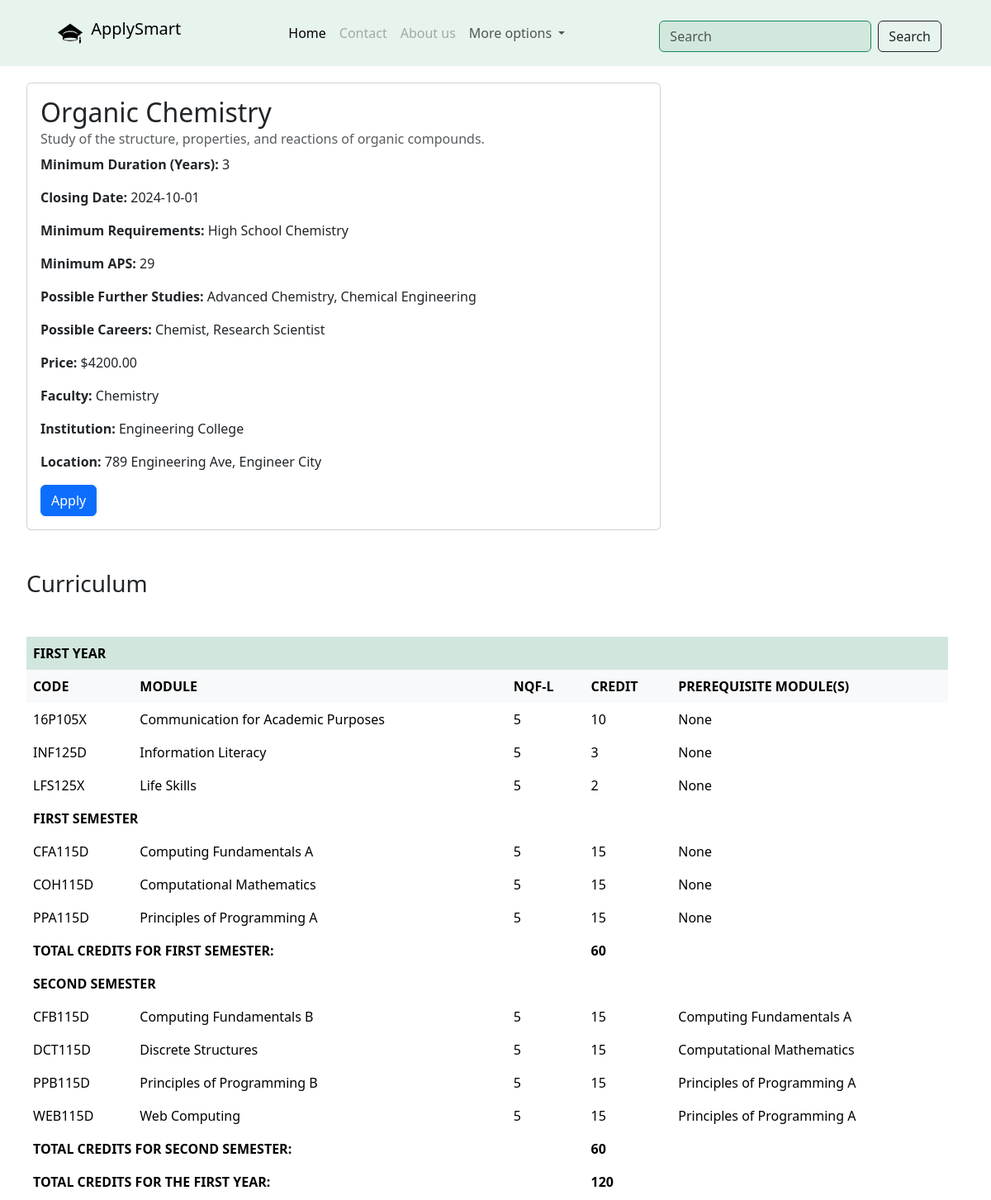
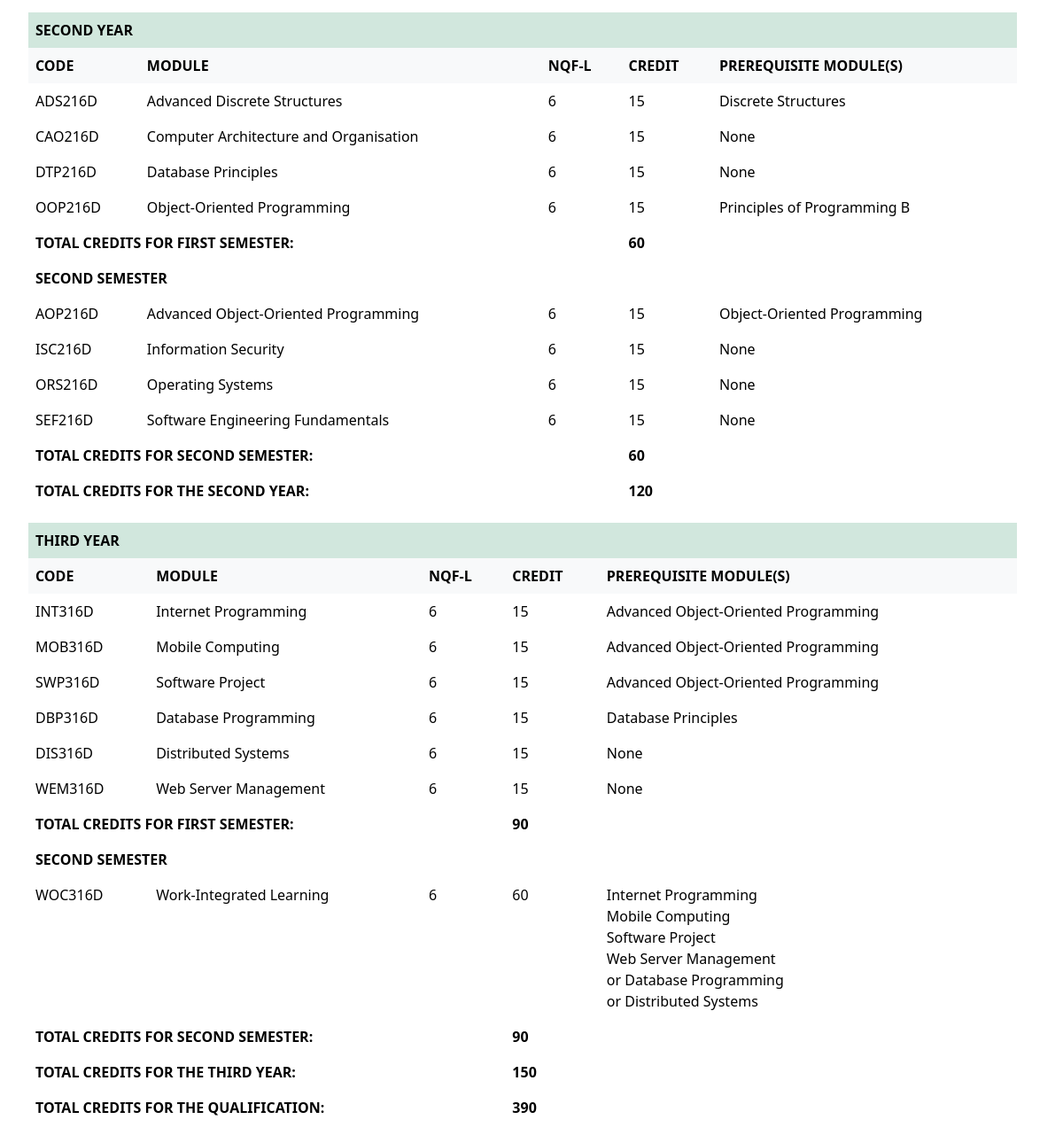
The app's page /Prospectus.php?course_id=1 with its own data (2 pictures, top to bottom).
### tables this page shows
CREATE TABLE `courses` (
  `course_id` int(11) NOT NULL,
  `course_name` varchar(100) NOT NULL,
  `description` text DEFAULT NULL,
  `faculty_id` int(11) DEFAULT NULL,
  `institution_id` int(11) DEFAULT NULL,
  `created_at` timestamp NOT NULL DEFAULT current_timestamp(),
  `updated_at` timestamp NOT NULL DEFAULT current_timestamp() ON UPDATE current_timestamp(),
  `minimum_duration_years` int(11) DEFAULT NULL,
  `closing_date` date DEFAULT NULL,
  `subject_required` varchar(100) DEFAULT NULL,
  `admission_point_score` int(11) DEFAULT NULL,
  `possible_further_studies` varchar(255) DEFAULT NULL,
  `possible_careers` varchar(255) DEFAULT NULL,
  `price` decimal(10,2) DEFAULT NULL
);

CREATE TABLE `faculty` (
  `faculty_id` int(11) NOT NULL,
  `institution_id` int(11) NOT NULL,
  `department_name` varchar(100) DEFAULT NULL,
  `bio` text DEFAULT NULL
);

CREATE TABLE `institutions` (
  `institution_id` int(11) NOT NULL,
  `institution_name` varchar(100) NOT NULL,
  `location` varchar(100) DEFAULT NULL,
  `contact_info` varchar(255) DEFAULT NULL,
  `created_at` timestamp NOT NULL DEFAULT current_timestamp(),
  `updated_at` timestamp NOT NULL DEFAULT current_timestamp() ON UPDATE current_timestamp()
);

CREATE TABLE `curriculum_modules` (
  `curriculum_id` int(11) NOT NULL,
  `module_id` int(11) NOT NULL,
  `module_type` enum('CORE','ELECTIVE') NOT NULL
);

CREATE TABLE `curriculum` (
  `curriculum_id` int(11) NOT NULL,
  `course_id` int(11) NOT NULL,
  `year` int(11) NOT NULL,
  `semester` enum('FIRST','SECOND') NOT NULL,
  `total_credits` int(11) NOT NULL
);

CREATE TABLE `modules` (
  `module_id` int(11) NOT NULL,
  `code` varchar(10) NOT NULL,
  `name` varchar(255) NOT NULL,
  `nqf_level` int(11) NOT NULL,
  `credits` int(11) NOT NULL,
  `prerequisite_modules` text DEFAULT NULL
);

### models/Course.php (called while the page is built)
<?php
class Course
{
    private $courseId;
    private $db;
    public function __construct($courseId, $db)
    {
        $this->courseId = $courseId;
        $this->db = $db;
    }
    public function getCourseDetails() {
        try {
            $sql = "SELECT c.course_name, c.description, c.minimum_duration_years, c.closing_date,
                           c.subject_required, c.admission_point_score, c.possible_further_studies,
                           c.possible_careers, c.price, f.department_name as faculty_name,
                           i.institution_name, i.location as institution_location
                    FROM courses c
                    LEFT JOIN faculty f ON c.faculty_id = f.faculty_id
                    LEFT JOIN institutions i ON c.institution_id = i.institution_id
                    WHERE c.course_id = :course_id";
            $stmt = $this->db->prepare($sql);
            $stmt->bindParam(':course_id', $this->courseId, PDO::PARAM_INT);
            $stmt->execute();
            $course = $stmt->fetch(PDO::FETCH_ASSOC);
            return $course ? $course : null;
        } catch (PDOException $e) {
            error_log('Error: ' . $e->getMessage() . "\r\n", 3, 'E:\\xampp\\htdocs\\ApplySmart\\var\\log\\app_errors.log');
            echo 'An error occurred while retrieving course details. Please try again later.';
            return null;
        }
    }
    public function getCurriculumDetails() {
        try {
            $sql = "SELECT
                        m.code,
                        m.name,
                        m.nqf_level,
                        m.credits,
                        m.prerequisite_modules,
                        cm.curriculum_id,
                        m.module_id,
                        c.course_id,
                        c.year,
                        c.semester,
                        c.total_credits
                    FROM
                        modules m
                    JOIN
                        curriculum_modules cm ON m.module_id = cm.module_id
                    JOIN
                        curriculum c ON cm.curriculum_id = c.curriculum_id
                    WHERE
                        course_id = :course_id;
                    ";
            $stmt = $this->db->prepare($sql);
            $stmt->bindParam(':course_id', $this->courseId);
            $stmt->execute();
            return $stmt->fetchAll(PDO::FETCH_ASSOC);
        } catch (Exception $e) {
            $errorMessage = sprintf(
                "Error: %s in %s on line %d\r\n",
                $e->getMessage(),
                $e->getFile(),
                $e->getLine()
            );
            error_log($errorMessage, 3, 'E:\\xampp\\htdocs\\ApplySmart\\var\\log\\app_errors.log');
            return [];
        }
    }
}
?>

### Prospectus.php (the view, shortened to what this page needs)
<?php
require_once 'models/Course.php';
$database = new Database();
$db = $database->getConnection();
$course_id = isset($_GET['course_id']) ? intval($_GET['course_id']) : 0;
$course = new Course($course_id, $db);
$courseDetails = $course->getCourseDetails();
$curriculumDetails = $course->getCurriculumDetails();
?>
<!DOCTYPE html>
<html lang="en">
<head>
    <link rel="stylesheet" href="https://cdn.jsdelivr.net/npm/bootstrap@5.3.3/dist/css/bootstrap.min.css">
</head>
<body>
    <?php include 'navBar.php'; ?>
    <div class="container course-details">
        <?php if ($courseDetails): ?>
            <div class="card" style="width: 48rem;">
                <div class="card-body">
                    <div class="d-flex justify-content-center row">
                        <h2 class="card-title"><?php echo htmlspecialchars($courseDetails['course_name']); ?></h2>
                        <h6 class="card-subtitle mb-2 text-body-secondary"><?php echo htmlspecialchars($courseDetails['description']); ?></h6>
                    </div>
                    <p class="card-text"><strong>Minimum Duration (Years):</strong> <?php echo htmlspecialchars($courseDetails['minimum_duration_years']); ?></p>
                    <p class="card-text"><strong>Closing Date:</strong> <?php echo htmlspecialchars($courseDetails['closing_date']); ?></p>
                    <p class="card-text"><strong>Minimum Requirements:</strong> <?php echo htmlspecialchars($courseDetails['subject_required']); ?></p>
                    <p class="card-text"><strong>Minimum APS:</strong> <?php echo htmlspecialchars($courseDetails['admission_point_score']); ?></p>
                    <p class="card-text"><strong>Possible Further Studies:</strong> <?php echo htmlspecialchars($courseDetails['possible_further_studies']); ?></p>
                    <p class="card-text"><strong>Possible Careers:</strong> <?php echo htmlspecialchars($courseDetails['possible_careers']); ?></p>
                    <p class="card-text"><strong>Price:</strong> $<?php echo htmlspecialchars($courseDetails['price']); ?></p>
                    <p class="card-text"><strong>Faculty:</strong> <?php echo htmlspecialchars($courseDetails['faculty_name']); ?></p>
                    <p class="card-text"><strong>Institution:</strong> <?php echo htmlspecialchars($courseDetails['institution_name']); ?></p>
                    <p class="card-text"><strong>Location:</strong> <?php echo htmlspecialchars($courseDetails['institution_location']); ?></p>
                    <a href="application_form.php?course_id=<?php echo urlencode($course_id); ?>" class="btn btn-primary">Apply</a>
                </div>
            </div>
            <h3 class="my-5">Curriculum</h3>
            <?php if (count($curriculumDetails) > 0): ?>
                <?php
                $currentYear = '';
                $currentSemester = '';
                $semesterCredits = 0;
                $total_year_credit = 0;
                $qualification_credits = 0;
                function printTableHeader($year) {
                    $yearName = match($year) {
                        1 => 'FIRST YEAR',
                        2 => 'SECOND YEAR',
                        default => 'THIRD YEAR'
                    };
                    echo "<table class='table table-borderless'>
                        <thead class=\"table-success\">
                            <tr>
                                <th colspan='5'>{$yearName}</th>
                            </tr>
                        </thead>
                        <thead class=\"table-light\">
                            <tr>
                                <th>CODE</th>
                                <th>MODULE</th>
                                <th>NQF-L</th>
                                <th>CREDIT</th>
                                <th>PREREQUISITE MODULE(S)</th>
                            </tr>
                        </thead>
                        <tbody>";
                }
                function printTableFooter($year, $total_year_credit) {
                    $yearName = match($year) {
                        1 => 'FIRST YEAR',
                        2 => 'SECOND YEAR',
                        default => 'THIRD YEAR'
                    };
                    echo "<tr>
                        <td colspan='3'>
                            <strong>TOTAL CREDITS FOR THE {$yearName}: </strong>
                        </td>
                        <td colspan='2'>
                            <strong> {$total_year_credit}</strong>
                        </td>
                        </tr>";
                }
                foreach ($curriculumDetails as $row) {
                    $prerequisites = $row['prerequisite_modules'] ? $row['prerequisite_modules'] : 'None';
                    $prerequisitesArray = explode(',', $prerequisites);
                    if ($currentSemester != $row['semester'] && $row['credits'] > 10) {
                        if ($row['total_credits'] == $semesterCredits) {
                            echo "<tr>
                                <td colspan='3'><strong>TOTAL CREDITS FOR {$currentSemester} SEMESTER:</strong></td>
                                <td><strong>{$row['total_credits']}</strong></td>
                                <td><strong></strong></td>
                                </tr>";
                                $semesterCredits = 0;
                        }
                        $currentSemester = $row['semester'];
                        if($currentYear == $row['year'])
                        {
                            echo "<thead>
                            <tr>
                                <th colspan='5'>{$currentSemester} SEMESTER</th>
                            </tr>
                        </thead>";
                        }
                    }
                    if ($currentYear != $row['year']) {
                        if ($currentYear != '') {
                            printTableFooter($currentYear, $total_year_credit);
                            echo "</tr>
                                    </tbody>
                                    </table>";
                            $total_year_credit = 0;
                        }
                        $currentYear = $row['year'];
                        printTableHeader($currentYear);
                    }
                    $semesterCredits += $row['credits'];
                    $total_year_credit += $row['credits'];
                    $qualification_credits += $row['credits'];
                    echo "<tr>
                        <td>" . htmlspecialchars($row['code']) . "</td>
                        <td>" . htmlspecialchars($row['name']) . "</td>
                        <td>" . htmlspecialchars($row['nqf_level']) . "</td>
                        <td>" . htmlspecialchars($row['credits']) . "</td>
                        <td>";
                    foreach ($prerequisitesArray as $prerequisite) {
                        echo htmlspecialchars(trim($prerequisite)) . '<br>';
                    }
                    echo "</td>
                    </tr>";
                }
                if ($currentYear != '') {
                    echo "<tr>
                    <td colspan='3'><strong>TOTAL CREDITS FOR {$currentSemester} SEMESTER:</strong></td>
                    <td><strong>{$row['total_credits']}</strong></td>
                    <td><strong></strong></td>
                    </tr>";
                    echo "
                    <tr>
                        <td colspan='3'>
                            <strong>TOTAL CREDITS FOR THE QUALIFICATION: </strong>
                        </td>
                        <td colspan='2'>
                            <strong> {$qualification_credits}</strong>
                        </td>
                    </tr>
                    </tbody>
                    </table>";
                }
                ?>
            <?php else: ?>
                <h4>No curriculum details available.</h4>
            <?php endif; ?>
        <?php else: ?>
            <h1>Course not found.</h1>
        <?php endif; ?>
    </div>
</body>
</html>

### Prospectus.php (style rules this page uses)
.course-details { margin: 20px; }

### records on screen
courses: course_name "Organic Chemistry", description "Study of the structure, properties, and reactions of organic compounds.", minimum_duration_years "3", closing_date "2024-10-01", subject_required "High School Chemistry", admission_point_score "29", possible_further_studies "Advanced Chemistry, Chemical Engineering", possible_careers "Chemist, Research Scientist", price "4200.00", faculty.department_name "Chemistry", institution.institution_name "Engineering College", institution.location "789 Engineering Ave, Engineer City"
curriculum_modules: curriculum.year "FIRST YEAR", module.code "16P105X", module.name "Communication for Academic Purposes", module.nqf_level "5", module.credits "10", module.prerequisite_modules "None"
curriculum_modules: module.code "INF125D", module.name "Information Literacy", module.nqf_level "5", module.credits "3", module.prerequisite_modules "None"
curriculum_modules: module.code "LFS125X", module.name "Life Skills", module.nqf_level "5", module.credits "2", module.prerequisite_modules "None"
curriculum_modules: curriculum.semester "FIRST", module.code "CFA115D", module.name "Computing Fundamentals A", module.nqf_level "5", module.credits "15", module.prerequisite_modules "None"
curriculum_modules: module.code "COH115D", module.name "Computational Mathematics", module.nqf_level "5", module.credits "15", module.prerequisite_modules "None"
curriculum_modules: module.code "PPA115D", module.name "Principles of Programming A", module.nqf_level "5", module.credits "15", module.prerequisite_modules "None"
curriculum_modules: curriculum.total_credits "60", curriculum.semester "SECOND", module.code "CFB115D", module.name "Computing Fundamentals B", module.nqf_level "5", module.credits "15", module.prerequisite_modules "Computing Fundamentals A"
curriculum: semester "FIRST", year "FIRST YEAR"
curriculum_modules: module.code "DCT115D", module.name "Discrete Structures", module.nqf_level "5", module.credits "15", module.prerequisite_modules "Computational Mathematics"
curriculum_modules: module.code "PPB115D", module.name "Principles of Programming B", module.nqf_level "5", module.credits "15", module.prerequisite_modules "Principles of Programming A"
curriculum_modules: module.code "WEB115D", module.name "Web Computing", module.nqf_level "5", module.credits "15", module.prerequisite_modules "Principles of Programming A"
curriculum_modules: curriculum.total_credits "60", total_year_credit "120", curriculum.year "SECOND YEAR", module.code "ADS216D", module.name "Advanced Discrete Structures", module.nqf_level "6", module.credits "15", module.prerequisite_modules "Discrete Structures"
curriculum: semester "SECOND"
curriculum_modules: module.code "CAO216D", module.name "Computer Architecture and Organisation", module.nqf_level "6", module.credits "15", module.prerequisite_modules "None"
curriculum_modules: module.code "DTP216D", module.name "Database Principles", module.nqf_level "6", module.credits "15", module.prerequisite_modules "None"
curriculum_modules: module.code "OOP216D", module.name "Object-Oriented Programming", module.nqf_level "6", module.credits "15", module.prerequisite_modules "Principles of Programming B"
curriculum_modules: curriculum.total_credits "60", curriculum.semester "SECOND", module.code "AOP216D", module.name "Advanced Object-Oriented Programming", module.nqf_level "6", module.credits "15", module.prerequisite_modules "Object-Oriented Programming"
curriculum: semester "FIRST", year "SECOND YEAR"
curriculum_modules: module.code "ISC216D", module.name "Information Security", module.nqf_level "6", module.credits "15", module.prerequisite_modules "None"
curriculum_modules: module.code "ORS216D", module.name "Operating Systems", module.nqf_level "6", module.credits "15", module.prerequisite_modules "None"
curriculum_modules: module.code "SEF216D", module.name "Software Engineering Fundamentals", module.nqf_level "6", module.credits "15", module.prerequisite_modules "None"
curriculum_modules: curriculum.total_credits "60", total_year_credit "120", curriculum.year "THIRD YEAR", module.code "INT316D", module.name "Internet Programming", module.nqf_level "6", module.credits "15", module.prerequisite_modules "Advanced Object-Oriented Programming"
curriculum: semester "SECOND"
curriculum_modules: module.code "MOB316D", module.name "Mobile Computing", module.nqf_level "6", module.credits "15", module.prerequisite_modules "Advanced Object-Oriented Programming"
curriculum_modules: module.code "SWP316D", module.name "Software Project", module.nqf_level "6", module.credits "15", module.prerequisite_modules "Advanced Object-Oriented Programming"
curriculum_modules: module.code "DBP316D", module.name "Database Programming", module.nqf_level "6", module.credits "15", module.prerequisite_modules "Database Principles"
curriculum_modules: module.code "DIS316D", module.name "Distributed Systems", module.nqf_level "6", module.credits "15", module.prerequisite_modules "None"
curriculum_modules: module.code "WEM316D", module.name "Web Server Management", module.nqf_level "6", module.credits "15", module.prerequisite_modules "None"
curriculum_modules: curriculum.total_credits "90", curriculum.semester "SECOND", module.code "WOC316D", module.name "Work-Integrated Learning", module.nqf_level "6", module.credits "60", module.prerequisite_modules "Internet Programming", module.prerequisite_modules "Mobile Computing", module.prerequisite_modules "Software Project", module.prerequisite_modules "Web Server Management", module.prerequisite_modules "or Database Programming", module.prerequisite_modules "or Distributed Systems"
curriculum: semester "FIRST", year "THIRD YEAR"
curriculum: semester "SECOND", total_credits "90"

### other values on screen
$total_year_credit "150"
$qualification_credits "390"
